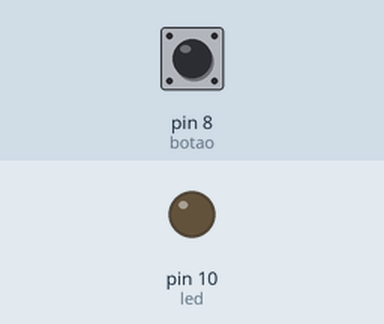
Bench run of a sketch on a simulated Arduino Uno, built with avr-gcc and run on an emulated ATmega328P. On the bench: output pins drawn as LEDs (lit = HIGH). Inputs (shaded band) come from the test bench; at power-on: pin 8 (botao) LOW.

Above: at 1.8 s.
1.9 s: pin 8 (botao) pulled HIGH for 0.6 s
At 2.3 s:
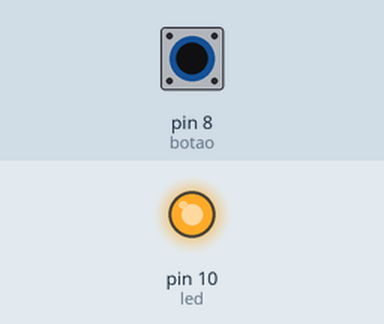
4.0 s: pin 8 (botao) pulled HIGH for 3.2 s
At 8.9 s:
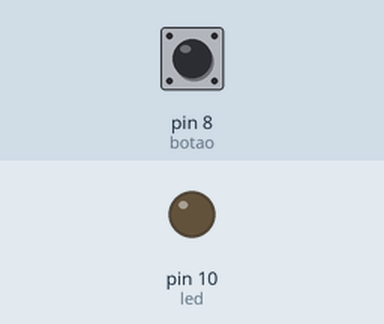
Timing chart, 0 to 10.4 s (numbered marks = the images above; inputs shaded):
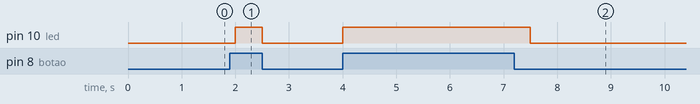

The sketch:

botao_liga_led.ino
```cpp
const int led = 10;   //led - pino digital 10.
const int botao = 8; //botão - pino digital 8.

//0: LOW / 1:HIGH
int modoBotao = 0;

void setup() {
  pinMode(led,OUTPUT);
  pinMode(botao,INPUT);
}

void loop() {
modoBotao = digitalRead(botao);

  if (modoBotao == HIGH) {
    digitalWrite(led,HIGH); //O botão está pressionado, então, acionará o led.
  } else {
    digitalWrite(led,LOW);  //O botão não está pressionado, então, desligará o led.
  }

 delay(500);
}
```

Measured:
- after the input at 1.9 s, pin 10 (led): LOW → HIGH after 0.10 s, → LOW 0.50 s later
- after the input at 4.0 s, pin 10 (led): LOW → HIGH at once, → LOW 3.5 s later
